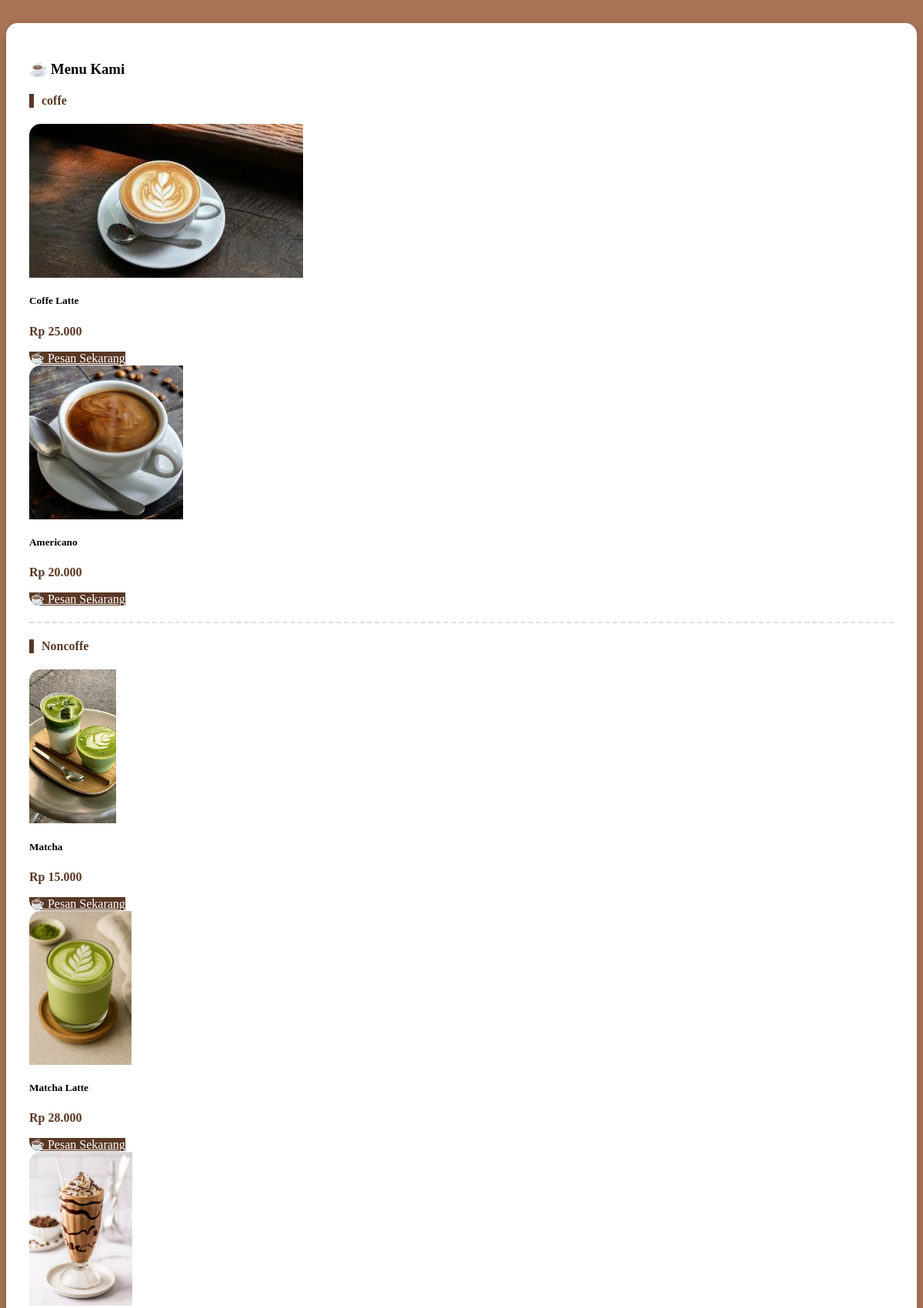
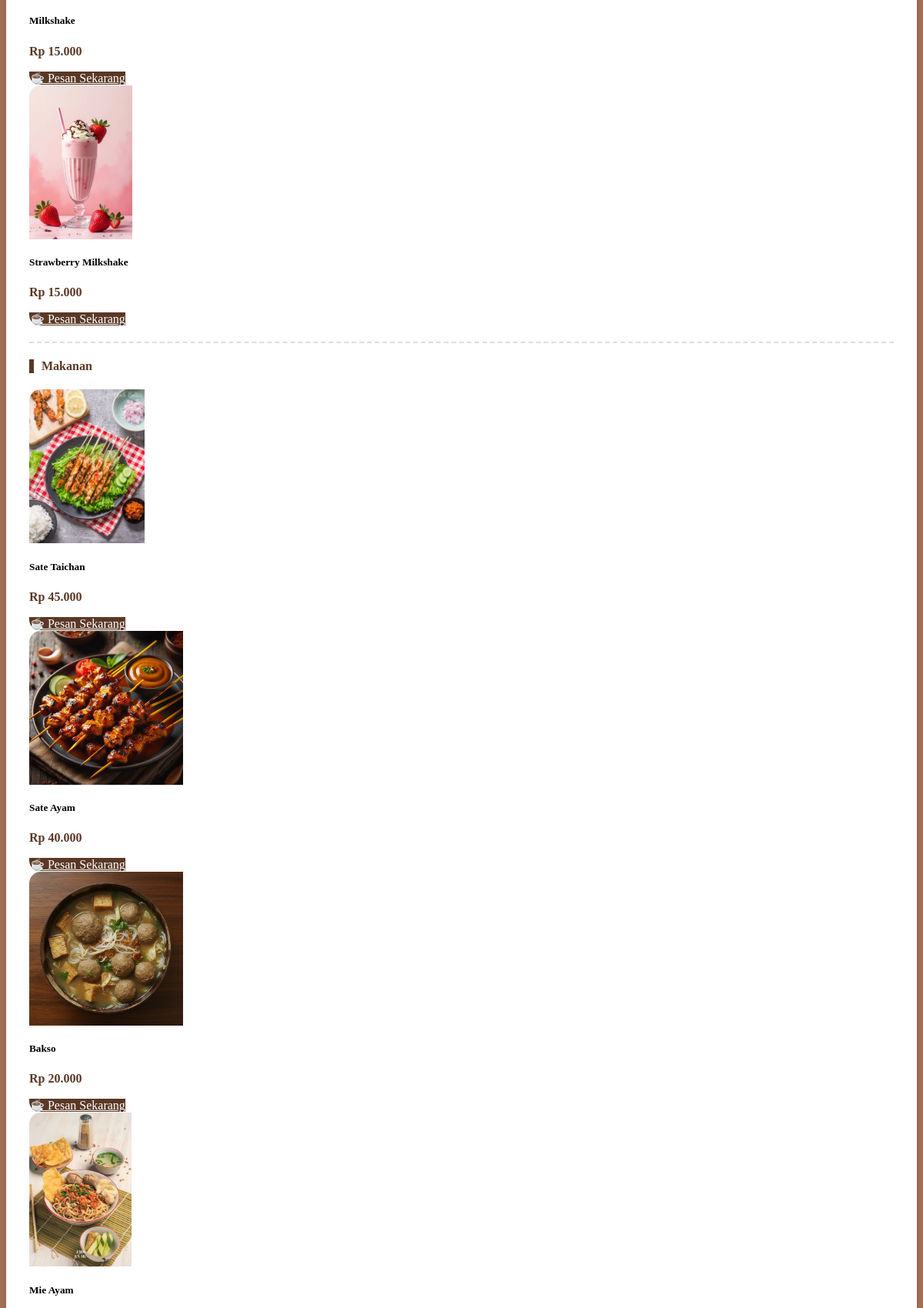
/produk.php (upper part), run on the app's committed database (2 pictures, top to bottom).
### tables this page shows
CREATE TABLE `kategori` (
  `id_kategori` int(11) NOT NULL,
  `nama_kategori` varchar(100) DEFAULT NULL
);

CREATE TABLE `produk` (
  `id_produk` int(11) NOT NULL,
  `id_kategori` int(11) NOT NULL,
  `nama_produk` varchar(100) DEFAULT NULL,
  `harga` int(11) DEFAULT NULL,
  `gambar` varchar(255) DEFAULT NULL
);

### produk.php (the view, shortened to what this page needs)
<?php
$kategori = mysqli_query($conn, "SELECT * FROM kategori");
?>
<div class="container">
<div class="container-box">
<h3 class="mb-4 text-center">☕ Menu Kami</h3>
<?php while($k = mysqli_fetch_assoc($kategori)){ ?>
    <h4 class="judul-kategori mt-4 mb-3">
        <?= $k['nama_kategori']; ?>
    </h4>
    <div class="row">
    <?php
    $produk = mysqli_query($conn, "
        SELECT * FROM produk
        WHERE id_kategori = '".$k['id_kategori']."'
    ");
    while($p = mysqli_fetch_assoc($produk)){
    ?>
        <div class="col-md-3 mb-4">
            <div class="card h-100">
                <img src="gambar/<?= $p['gambar']; ?>">
                <div class="card-body text-center">
                    <h5><?= $p['nama_produk']; ?></h5>
                    <p class="harga">
                        Rp <?= number_format($p['harga'],0,',','.'); ?>
                    </p>
                    <a href="login.php" class="btn btn-custom btn-sm w-100">
                        ☕ Pesan Sekarang
                    </a>
                </div>
            </div>
        </div>
    <?php } ?>
    </div>
    <div class="garis"></div>
<?php } ?>
</div>
</div>

### produk.php (style rules this page uses)
.container-box { background:white; padding:30px; margin-top:30px; border-radius:15px; box-shadow:0 5px 15px rgba(0,0,0,0.2); }
.judul-kategori { font-weight:600; color:#5a3825; border-left:6px solid #5a3825; padding-left:10px; }
.card { border:none; border-radius:15px; overflow:hidden; transition:0.3s; }
.card img { height:200px; object-fit:cover; }
.harga { color:#5a3825; font-weight:bold; }
.btn-custom { background:#5a3825; color:white; border:none; }
.garis { border-bottom:2px dashed #ddd; margin:20px 0; }

### data on the page
kategori: nama_kategori "coffe"
produk: gambar (picture), nama_produk "Coffe Latte", harga "25.000"
produk: gambar (picture), nama_produk "Americano", harga "20.000"
kategori: nama_kategori "Noncoffe"
produk: gambar (picture), nama_produk "Matcha", harga "15.000"
produk: gambar (picture), nama_produk "Matcha Latte", harga "28.000"
produk: gambar (picture), nama_produk "Milkshake", harga "15.000"
produk: gambar (picture), nama_produk "Strawberry Milkshake", harga "15.000"
kategori: nama_kategori "Makanan"
produk: gambar (picture), nama_produk "Sate Taichan", harga "45.000"
produk: gambar (picture), nama_produk "Sate Ayam", harga "40.000"
produk: gambar (picture), nama_produk "Bakso", harga "20.000"
produk: gambar (picture), nama_produk "Mie Ayam"
